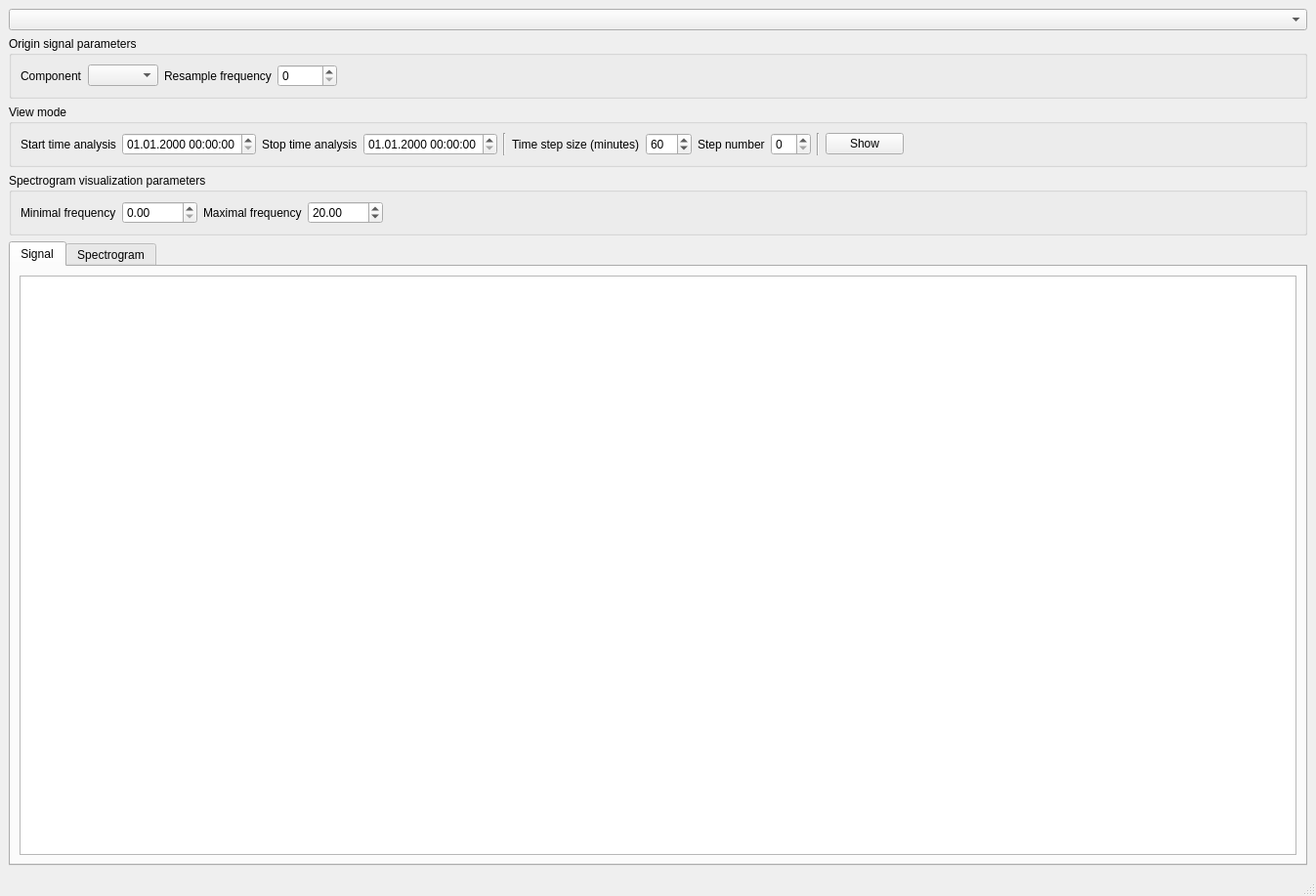
<?xml version="1.0" encoding="UTF-8"?>
<ui version="4.0">
 <class>MainWindow</class>
 <widget class="QMainWindow" name="MainWindow">
  <property name="windowModality">
   <enum>Qt::ApplicationModal</enum>
  </property>
  <property name="geometry">
   <rect>
    <x>0</x>
    <y>0</y>
    <width>1347</width>
    <height>917</height>
   </rect>
  </property>
  <property name="windowTitle">
   <string>Spectrorgam Viewer</string>
  </property>
  <property name="documentMode">
   <bool>false</bool>
  </property>
  <widget class="QWidget" name="centralwidget">
   <layout class="QVBoxLayout" name="verticalLayout">
    <item>
     <layout class="QGridLayout" name="gridLayout_2">
      <item row="0" column="0" colspan="3">
       <layout class="QHBoxLayout" name="horizontalLayout">
        <item>
         <widget class="QComboBox" name="cbFileName">
          <property name="minimumSize">
           <size>
            <width>50</width>
            <height>0</height>
           </size>
          </property>
         </widget>
        </item>
       </layout>
      </item>
      <item row="1" column="0" colspan="3">
       <widget class="QGroupBox" name="groupBox_3">
        <property name="title">
         <string>Origin signal parameters</string>
        </property>
        <layout class="QVBoxLayout" name="verticalLayout_7">
         <item>
          <layout class="QHBoxLayout" name="horizontalLayout_5">
           <item>
            <widget class="QLabel" name="label_15">
             <property name="text">
              <string>Component</string>
             </property>
            </widget>
           </item>
           <item>
            <widget class="QComboBox" name="cbComponents"/>
           </item>
           <item>
            <widget class="QLabel" name="label_4">
             <property name="text">
              <string>Resample frequency</string>
             </property>
            </widget>
           </item>
           <item>
            <widget class="QSpinBox" name="sbResampleFrequency">
             <property name="maximum">
              <number>10000</number>
             </property>
            </widget>
           </item>
           <item>
            <spacer name="horizontalSpacer_5">
             <property name="orientation">
              <enum>Qt::Horizontal</enum>
             </property>
             <property name="sizeHint" stdset="0">
              <size>
               <width>40</width>
               <height>20</height>
              </size>
             </property>
            </spacer>
           </item>
          </layout>
         </item>
        </layout>
       </widget>
      </item>
      <item row="3" column="0" colspan="3">
       <widget class="QGroupBox" name="groupBox_2">
        <property name="title">
         <string>Spectrogram visualization parameters</string>
        </property>
        <layout class="QVBoxLayout" name="verticalLayout_2">
         <item>
          <layout class="QHBoxLayout" name="horizontalLayout_4">
           <item>
            <widget class="QLabel" name="label_16">
             <property name="text">
              <string>Minimal frequency</string>
             </property>
            </widget>
           </item>
           <item>
            <widget class="QDoubleSpinBox" name="dsSpectrogramMinFrequency">
             <property name="maximum">
              <double>10000.000000000000000</double>
             </property>
            </widget>
           </item>
           <item>
            <widget class="QLabel" name="label_17">
             <property name="text">
              <string>Maximal frequency</string>
             </property>
            </widget>
           </item>
           <item>
            <widget class="QDoubleSpinBox" name="dsSpectrogramMaxFrequency">
             <property name="maximum">
              <double>10000.000000000000000</double>
             </property>
             <property name="value">
              <double>20.000000000000000</double>
             </property>
            </widget>
           </item>
           <item>
            <spacer name="horizontalSpacer_3">
             <property name="orientation">
              <enum>Qt::Horizontal</enum>
             </property>
             <property name="sizeHint" stdset="0">
              <size>
               <width>40</width>
               <height>20</height>
              </size>
             </property>
            </spacer>
           </item>
          </layout>
         </item>
        </layout>
       </widget>
      </item>
      <item row="2" column="0" colspan="3">
       <widget class="QGroupBox" name="gbViewMode">
        <property name="enabled">
         <bool>true</bool>
        </property>
        <property name="title">
         <string>View mode</string>
        </property>
        <layout class="QVBoxLayout" name="verticalLayout_8">
         <item>
          <layout class="QHBoxLayout" name="horizontalLayout_9">
           <item>
            <widget class="QLabel" name="label_19">
             <property name="text">
              <string>Start time analysis</string>
             </property>
            </widget>
           </item>
           <item>
            <widget class="QDateTimeEdit" name="dtStartTime">
             <property name="enabled">
              <bool>true</bool>
             </property>
             <property name="displayFormat">
              <string>dd.MM.yyyy HH:mm:ss</string>
             </property>
            </widget>
           </item>
           <item>
            <widget class="QLabel" name="label_20">
             <property name="text">
              <string>Stop time analysis</string>
             </property>
            </widget>
           </item>
           <item>
            <widget class="QDateTimeEdit" name="dtStopTime">
             <property name="enabled">
              <bool>true</bool>
             </property>
             <property name="displayFormat">
              <string>dd.MM.yyyy HH:mm:ss</string>
             </property>
            </widget>
           </item>
           <item>
            <widget class="Line" name="line">
             <property name="orientation">
              <enum>Qt::Vertical</enum>
             </property>
            </widget>
           </item>
           <item>
            <widget class="QLabel" name="label_21">
             <property name="text">
              <string>Time step size (minutes)</string>
             </property>
            </widget>
           </item>
           <item>
            <widget class="QSpinBox" name="sbTimeStepSize">
             <property name="enabled">
              <bool>true</bool>
             </property>
             <property name="maximum">
              <number>120</number>
             </property>
             <property name="value">
              <number>60</number>
             </property>
            </widget>
           </item>
           <item>
            <widget class="QLabel" name="label_22">
             <property name="text">
              <string>Step number</string>
             </property>
            </widget>
           </item>
           <item>
            <widget class="QSpinBox" name="sbTimeStepIndex">
             <property name="enabled">
              <bool>true</bool>
             </property>
            </widget>
           </item>
           <item>
            <widget class="Line" name="line_2">
             <property name="orientation">
              <enum>Qt::Vertical</enum>
             </property>
            </widget>
           </item>
           <item>
            <widget class="QPushButton" name="bShow">
             <property name="enabled">
              <bool>true</bool>
             </property>
             <property name="text">
              <string>Show</string>
             </property>
            </widget>
           </item>
           <item>
            <spacer name="horizontalSpacer">
             <property name="orientation">
              <enum>Qt::Horizontal</enum>
             </property>
             <property name="sizeHint" stdset="0">
              <size>
               <width>40</width>
               <height>20</height>
              </size>
             </property>
            </spacer>
           </item>
          </layout>
         </item>
        </layout>
       </widget>
      </item>
     </layout>
    </item>
    <item>
     <widget class="QTabWidget" name="tabWidget">
      <property name="currentIndex">
       <number>0</number>
      </property>
      <widget class="QWidget" name="tab_2">
       <attribute name="title">
        <string>Signal</string>
       </attribute>
       <layout class="QVBoxLayout" name="verticalLayout_4">
        <item>
         <widget class="PlotWidget" name="gwGraphOriginalSignal"/>
        </item>
       </layout>
      </widget>
      <widget class="QWidget" name="tab">
       <attribute name="title">
        <string>Spectrogram</string>
       </attribute>
       <layout class="QVBoxLayout" name="verticalLayout_6">
        <item>
         <widget class="GraphicsLayoutWidget" name="gwGraphOriginalSpectrogram"/>
        </item>
       </layout>
      </widget>
     </widget>
    </item>
   </layout>
  </widget>
  <widget class="QMenuBar" name="menubar">
   <property name="geometry">
    <rect>
     <x>0</x>
     <y>0</y>
     <width>1347</width>
     <height>22</height>
    </rect>
   </property>
  </widget>
  <widget class="QStatusBar" name="statusbar"/>
 </widget>
 <customwidgets>
  <customwidget>
   <class>PlotWidget</class>
   <extends>QGraphicsView</extends>
   <header>pyqtgraph.h</header>
  </customwidget>
  <customwidget>
   <class>GraphicsLayoutWidget</class>
   <extends>QGraphicsView</extends>
   <header location="global">pyqtgraph.h</header>
  </customwidget>
 </customwidgets>
 <resources/>
 <connections/>
</ui>
